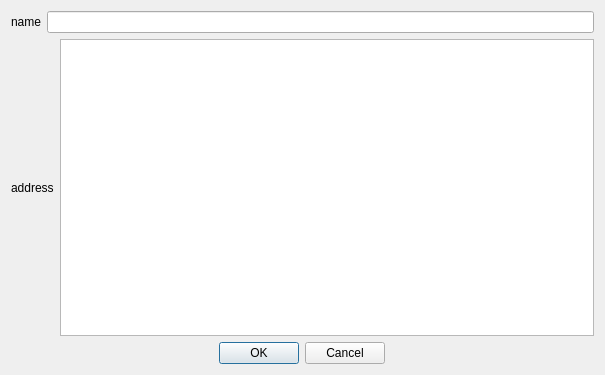
<?xml version="1.0" encoding="UTF-8"?>
<ui version="4.0">
 <class>Dialog</class>
 <widget class="QDialog" name="Dialog">
  <property name="geometry">
   <rect>
    <x>0</x>
    <y>0</y>
    <width>605</width>
    <height>375</height>
   </rect>
  </property>
  <property name="windowTitle">
   <string>Dialog</string>
  </property>
  <layout class="QHBoxLayout" name="horizontalLayout_4">
   <item>
    <layout class="QVBoxLayout" name="verticalLayout">
     <item>
      <layout class="QHBoxLayout" name="horizontalLayout_2">
       <item>
        <widget class="QLabel" name="label">
         <property name="text">
          <string>name</string>
         </property>
        </widget>
       </item>
       <item>
        <layout class="QHBoxLayout" name="horizontalLayout">
         <item>
          <widget class="QLineEdit" name="lineEdit"/>
         </item>
        </layout>
       </item>
      </layout>
     </item>
     <item>
      <layout class="QHBoxLayout" name="horizontalLayout_3">
       <item>
        <widget class="QLabel" name="label_2">
         <property name="text">
          <string>address</string>
         </property>
        </widget>
       </item>
       <item>
        <widget class="QTextEdit" name="textEdit"/>
       </item>
      </layout>
     </item>
     <item alignment="Qt::AlignHCenter">
      <widget class="QDialogButtonBox" name="buttonBox">
       <property name="orientation">
        <enum>Qt::Horizontal</enum>
       </property>
       <property name="standardButtons">
        <set>QDialogButtonBox::Cancel|QDialogButtonBox::Ok</set>
       </property>
      </widget>
     </item>
    </layout>
   </item>
  </layout>
 </widget>
 <resources/>
 <connections>
  <connection>
   <sender>buttonBox</sender>
   <signal>accepted()</signal>
   <receiver>Dialog</receiver>
   <slot>accept()</slot>
   <hints>
    <hint type="sourcelabel">
     <x>248</x>
     <y>254</y>
    </hint>
    <hint type="destinationlabel">
     <x>157</x>
     <y>274</y>
    </hint>
   </hints>
  </connection>
  <connection>
   <sender>buttonBox</sender>
   <signal>rejected()</signal>
   <receiver>Dialog</receiver>
   <slot>reject()</slot>
   <hints>
    <hint type="sourcelabel">
     <x>316</x>
     <y>260</y>
    </hint>
    <hint type="destinationlabel">
     <x>286</x>
     <y>274</y>
    </hint>
   </hints>
  </connection>
 </connections>
</ui>
